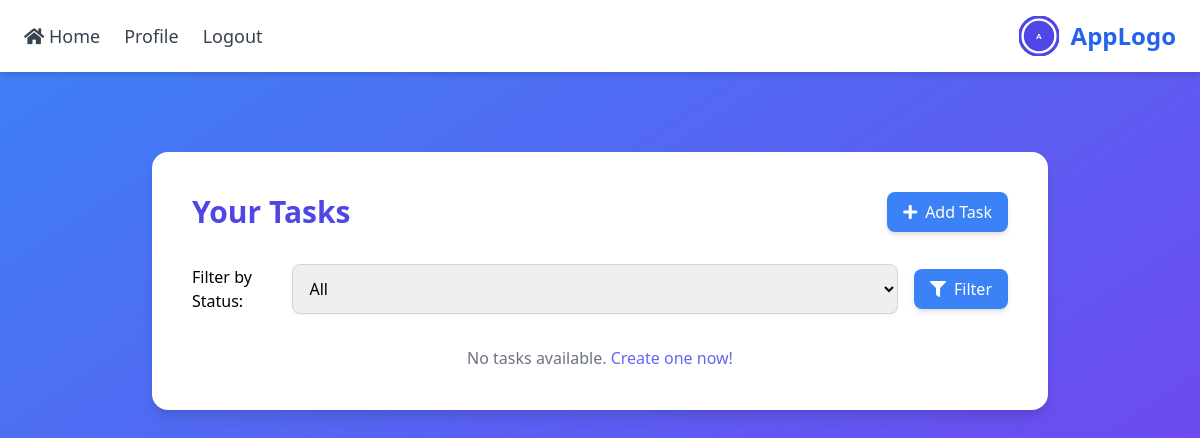
Page /taskmanager/tasks/ (signed in) on the earlier database version.
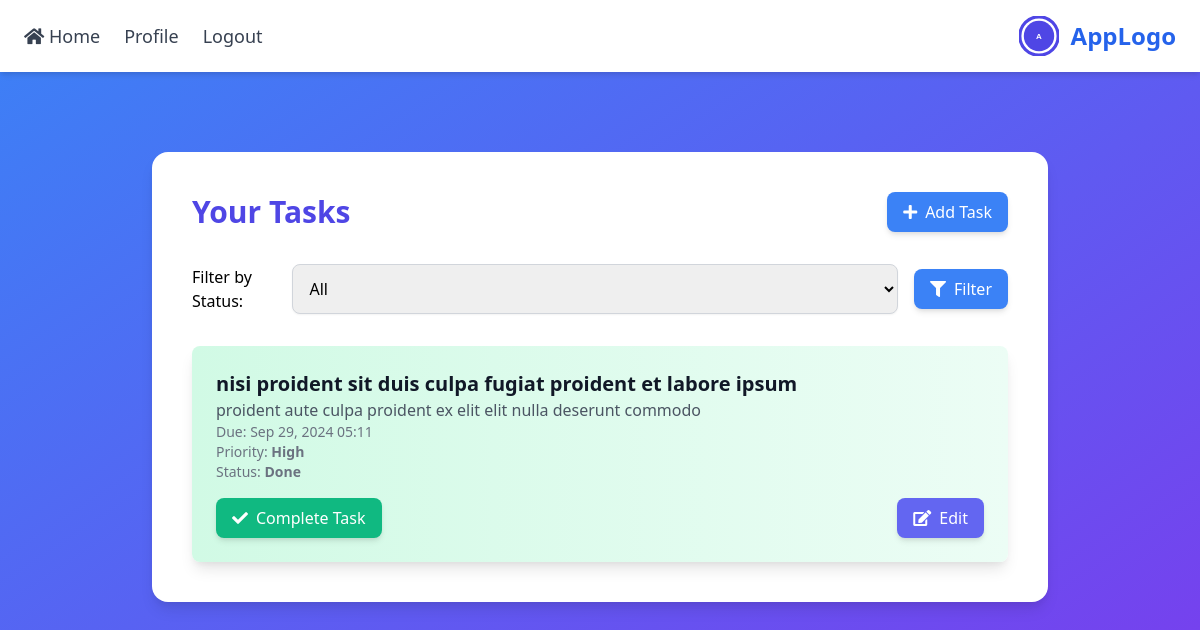
Same page on the later database version.
### task_management/models.py (models this page shows, shortened)
class Task(models.Model):
    PRIORITY_CHOICES = [
        ('L', 'Low'),
        ('M', 'Medium'),
        ('H', 'High'),
        ('C', 'Critical'),
    ]
    STATUS_CHOICES = [
        ('P', 'Pending'),
        ('IP', 'In Progress'),
        ('D', 'Done'),
    ]
    title = models.CharField(max_length=100)
    description = models.TextField(blank=True, null=True)
    due_date = models.DateTimeField(help_text="Deadline for the task")
    priority = models.CharField(max_length=1, choices=PRIORITY_CHOICES, default='M')
    category = models.ForeignKey(Category, on_delete=models.SET_NULL, null=True, blank=True)
    status = models.CharField(max_length=2, choices=STATUS_CHOICES, default='P')
    is_recurring = models.BooleanField(default=False, help_text="Does the task repeat?")
    recurring_frequency = models.CharField(max_length=20, blank=True, null=True, choices=[
        ('daily', 'Daily'),
        ('weekly', 'Weekly'),
        ('monthly', 'Monthly'),
    ])
    time_estimate = models.DurationField(help_text="Estimated time to complete the task", blank=True, null=True)
    user = models.ForeignKey(User, on_delete=models.CASCADE, related_name='tasks')
    dependencies = models.ManyToManyField('self', blank=True, symmetrical=False, related_name='dependent_tasks')
    completion_percentage = models.IntegerField(default=0)
    tags = models.CharField(max_length=100, blank=True, null=True, help_text="Comma-separated tags for filtering tasks")
    attachments = models.FileField(upload_to='task_files/', blank=True, null=True)
    notify_before = models.DurationField(default=timedelta(hours=1), help_text="Notify user before this time")
    created_at = models.DateTimeField(auto_now_add=True)
    updated_at = models.DateTimeField(auto_now=True)
    class Meta:
        ordering = ['due_date', 'priority']

### task_management/views.py (the view)
# urls.py: path('tasks/', views.task_list, name='task_list'),
@login_required
def task_list(request):
    filter_form = TaskFilterForm(request.GET)
    tasks = Task.objects.filter(user=request.user)
    if filter_form.is_valid() and filter_form.cleaned_data['status']:
        tasks = tasks.filter(status=filter_form.cleaned_data['status'])
    context = {
        'tasks': tasks,
        'filter_form': filter_form,
    }
    return render(request, 'task_management/task_list.html', context)

### task_management/forms.py
class TaskFilterForm(forms.Form):
    STATUS_CHOICES = [
        ('', 'All'),
        ('P', 'Pending'),
        ('IP', 'In Progress'),
        ('D', 'Done')
    ]
    status = forms.ChoiceField(
        choices=STATUS_CHOICES,
        required=False,
        label="Filter by Status",
        widget=forms.Select(attrs={
            'class': 'w-full p-3 border border-gray-300 rounded-lg shadow-sm focus:outline-none focus:ring-2 focus:ring-indigo-500 focus:border-indigo-500'
        })
    )

### task_management/templates/task_management/task_list.html
{% extends 'base.html' %}
{% block body %}
<div class="container mx-auto py-12">
    <div class="max-w-4xl mx-auto bg-white p-10 rounded-2xl shadow-lg">
        <div class="flex justify-between items-center mb-8">
            <h1 class="text-3xl font-extrabold text-indigo-600">Your Tasks</h1>
            <a href="{% url 'create_task' %}" class="bg-blue-500 text-white px-4 py-2 rounded-lg shadow-md hover:bg-blue-600 transition flex items-center space-x-2">
                <i class="fas fa-plus"></i>
                <span>Add Task</span>
            </a>
        </div>
        <form method="GET" class="mb-8">
            <div class="flex items-center space-x-4">
                {{ filter_form.status.label_tag }}
                {{ filter_form.status }}
                <button type="submit" class="bg-blue-500 text-white px-4 py-2 rounded-lg shadow-md hover:bg-blue-600 transition flex items-center space-x-2">
                    <i class="fas fa-filter"></i>
                    <span>Filter</span>
                </button>
            </div>
        </form>
        {% if tasks.exists %}
        <ul class="space-y-4">
            {% for task in tasks %}
            <li class="bg-gradient-to-r from-green-100 to-green-50 p-6 rounded-lg shadow-lg transition-transform transform hover:scale-105">
                <h2 class="text-xl font-semibold text-gray-900">{{ task.title }}</h2>
                <p class="text-gray-600">{{ task.description }}</p>
                <div class="text-sm text-gray-500">
                    <p>Due: {{ task.due_date|date:"M d, Y H:i" }}</p>
                    <p>Priority: <span class="font-bold">{{ task.get_priority_display }}</span></p>
                    <p>Status: <span class="font-bold">{{ task.get_status_display }}</span></p>
                </div>
                <div class="mt-4 flex justify-between">
                    <a href="{% url 'complete_task' task.id %}" class="bg-green-500 text-white px-4 py-2 rounded-lg shadow-md hover:bg-green-600 transition flex items-center space-x-2">
                        <i class="fas fa-check"></i>
                        <span>Complete Task</span>
                    </a>
                    <a href="{% url 'edit_task' task.id %}" class="bg-indigo-500 text-white px-4 py-2 rounded-lg shadow-md hover:bg-indigo-600 transition flex items-center space-x-2">
                        <i class="fas fa-edit"></i>
                        <span>Edit</span>
                    </a>
                </div>
            </li>
            {% endfor %}
        </ul>
        {% else %}
        <p class="text-gray-500 text-center">No tasks available. <a href="{% url 'create_task' %}" class="text-indigo-500 hover:underline">Create one now!</a></p>
        {% endif %}
    </div>
</div>
{% endblock %}

### templates/base.html (shortened to what this page needs)
<!DOCTYPE html>
<html lang="en">
<head>
    <link href="https://cdn.jsdelivr.net/npm/tailwindcss@2.2.19/dist/tailwind.min.css" rel="stylesheet">
    <link href="https://cdnjs.cloudflare.com/ajax/libs/font-awesome/5.15.4/css/all.min.css" rel="stylesheet">
</head>
<body class="bg-gradient-to-br from-blue-500 to-purple-600 min-h-screen flex flex-col items-center">
    <nav class="w-full bg-white shadow-md p-4 mb-8">
        <div class="max-w-6xl mx-auto flex justify-between items-center">
            <div class="flex space-x-6 text-lg">
                <a href="{% url 'home' %}" class="menu-item text-gray-700 font-medium hover:text-blue-500 transition duration-200">
                    <i class="fas fa-home"></i> Home
                </a>
                {% if user.is_authenticated %}
                    <a href="{% url 'profile' %}" class="menu-item text-gray-700 font-medium hover:text-blue-500 transition duration-200">
                        Profile
                    </a>
                    <a href="{% url 'logout' %}" class="menu-item text-gray-700 font-medium hover:text-blue-500 transition duration-200">
                        Logout
                    </a>
                {% endif %}
            </div>
            <div class="flex items-center space-x-3">
                <svg xmlns="http://www.w3.org/2000/svg" viewBox="0 0 100 100" class="h-10 w-10">
                    <text x="50%" y="50%" text-anchor="middle" fill="white" dy=".35em" font-size="20" font-family="Arial" font-weight="bold">A</text>
                </svg>
                <span class="text-blue-600 text-2xl font-bold">AppLogo</span>
            </div>
        </div>
    </nav>
    <div class="w-full max-w-4xl">
        {% block body %}
        {% endblock %}
    </div>
</body>
</html>

Differences in the rows shown:
added Task: title "nisi proident sit duis culpa fugiat proident et labore ipsum", description "proident aute culpa proident ex elit elit nulla deserunt commodo", due_date "Sep 29, 2024 05:11", priority "High", status "Done"
Other differences:
text no longer shown: "No tasks available. Create one now!"
